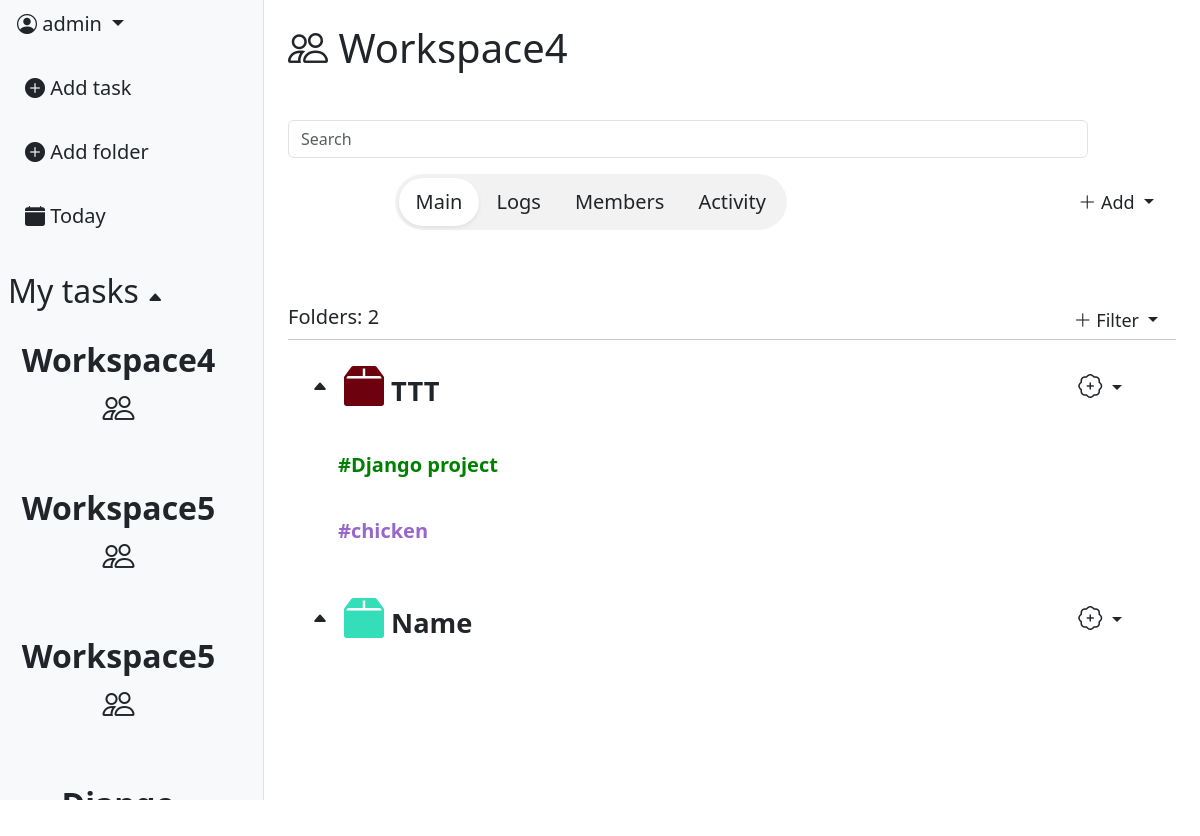
Before: /workspace/4/ (signed in) with the older database file.
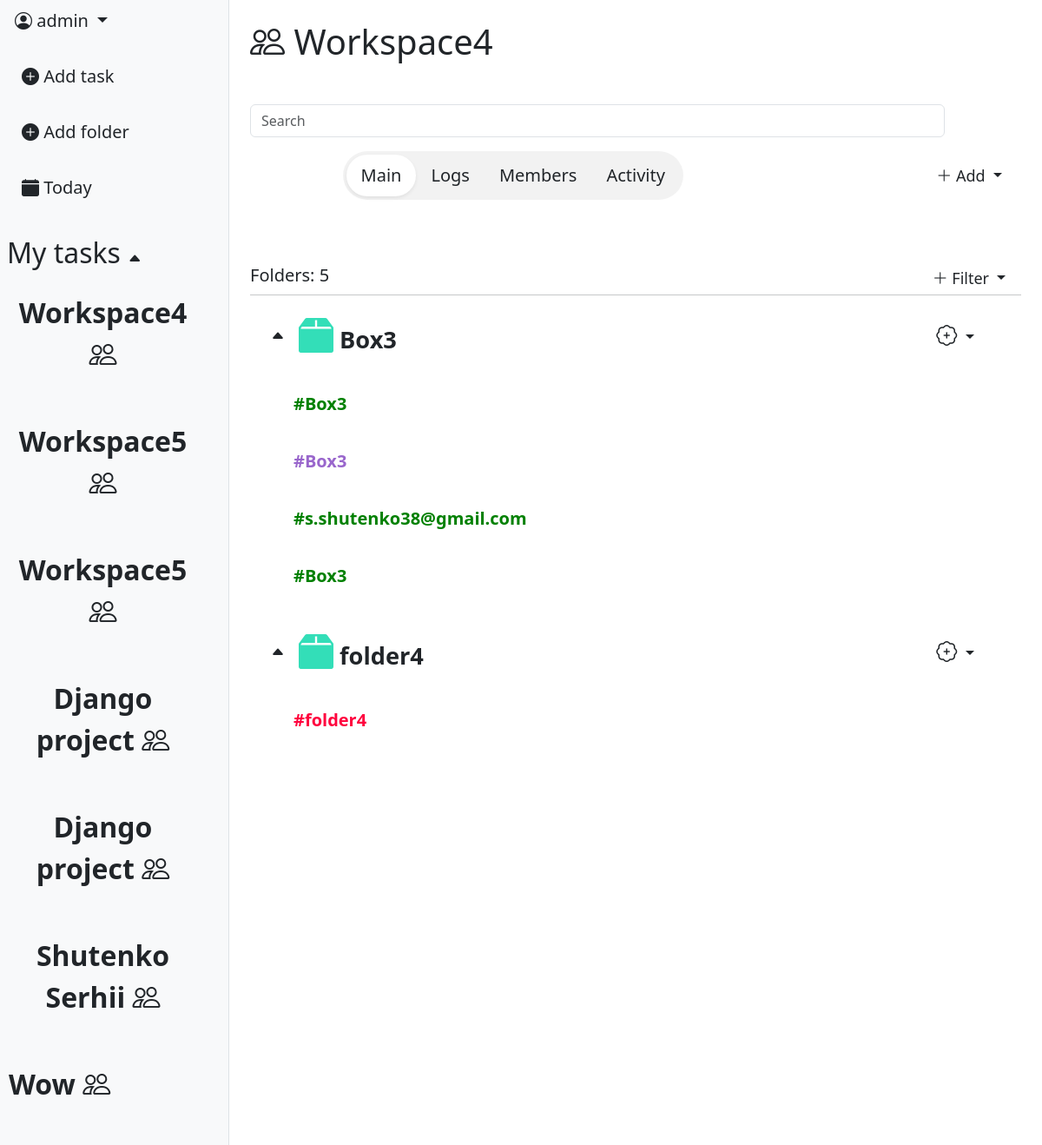
After: the same page with the newer database file.
### task_app/models.py (models this page shows, shortened)
class Workspace(models.Model):
    INVITE_PERMISSION = [
        ("owner_only", "Only owner"),
        ("owner_admin", "Owner & Admin"),
                ]
    WORKSPACE_SPACE = [
        ("one", "Just me"),
        ("two_five", "Group (2-5)"),
        ("six_fifteen", "Team (6-15)"),
    ]
    SPACE_LIMITS = {
        "one": 1,
        "two_five": 5,
        "six_fifteen": 15,
    }
    name = models.CharField(max_length=64)
    invite_role = models.CharField(max_length=16,
                                choices=INVITE_PERMISSION,
                                default='owner_admin')
    workspace_space = models.CharField(max_length=16, choices=WORKSPACE_SPACE, default='one')
    icon = models.ImageField(null=True, blank=True)
    created_at = models.DateTimeField(auto_now_add=True)
    owner = models.ForeignKey(User,
                            on_delete=models.CASCADE,
                            related_name='workspace_creator')

class Box(models.Model):
    COLOR_VARIATION_BOX = [
        ("#123F73", "🔵Deep ocean"),
        ("#D2A1FE", "🟣Violet"),
        ("#33DEB8", "🟢Aquamarine"),
        ("#6D020E", "🔴Red wine"),
        ("#FCF6A7", "🟡Sand"),
        ("#774C06", "🟤Terracotta"),
        ("#000000", "⚫Black"),
    ]
    workspace = models.ForeignKey(Workspace, on_delete=models.CASCADE)
    name = models.CharField(max_length=24)
    color = models.CharField(max_length=32, choices=COLOR_VARIATION_BOX, default="#123F73")
    created_at = models.DateTimeField(auto_now_add=True)
    creator = models.ForeignKey(User, on_delete=models.CASCADE)

class Folder(models.Model):
    COLOR_VARIATION = [
        ("#77acc7", "🔵Air blue"),
        ("#9966cc", "🟣Amethust"),
        ("#008000", "🟢Apple Green"),
        ("#ff033e", "🔴Red rose"),
        ("#ffe135", "🟡Banana yellow"),
        ("#ff6500", "🟠Sunset"),
        ("#000000", "⚫Black"),
    ]
    color = models.CharField(max_length=30, choices=COLOR_VARIATION, default="#77acc7")
    name = models.CharField(max_length=16)
    box = models.ForeignKey(Box, null=True, blank=True, on_delete=models.CASCADE, default=None, related_name='folders')
    created_at = models.DateTimeField(auto_now_add=True)
    creator = models.ForeignKey(User, on_delete=models.CASCADE)
    workspace = models.ForeignKey(Workspace, on_delete=models.CASCADE, null=True, blank=True, default=None)

### workspace_app/views.py (the view)
# urls.py: path('workspace/<int:pk>/', views.WorkspaceDetailView.as_view(), name="workspace_detail"),
class WorkspaceDetailView(LoginRequiredMixin, DetailView):
    model = Workspace
    context_object_name = "workspace"
    template_name = "workspace/workspace_detail.html"
    def get_queryset(self):
        return Workspace.objects.filter(
            members__member=self.request.user
        )
    def get_context_data(self, **kwargs):
        context = super().get_context_data(**kwargs)
        context['tab'] = self.request.GET.get('tab', 'main')
        context['boxes'] = Box.objects.filter(
            workspace=self.object
        ).prefetch_related('folders')
        context['members'] = WorkspaceMember.objects.filter(
            workspace=self.object
        ).select_related('member')
        context['folders'] = Folder.objects.filter(
            creator=self.request.user,
            box__isnull=True
        )
        context['workspaces'] = Workspace.objects.filter(
            members__member=self.request.user
        )
        context['user_role'] = WorkspaceMember.objects.get(
            workspace=self.object,
            member=self.request.user
        ).role
        context["box_form"] = BoxForm()
        context["folders_count"] = Folder.objects.filter(workspace=self.object).count()
        context['task_form'] = TaskForm()
        context['folder_form'] = FolderForm()
        boxes_data = []
        for box in context['boxes']:
            boxes_data.append({
                'id': box.pk,
                'name': box.name,
                'folders': [
                    {'id': f.pk, 'name': f.name}
                    for f in box.folders.all()
                ]
            })
        context['boxes_json'] = json.dumps(boxes_data)
        return context

### workspace_app/forms.py
class BoxForm(forms.ModelForm):
    class Meta:
        model = Box
        fields = ["name", "color"]
    def __init__(self, *args, **kwargs):
        super(BoxForm, self).__init__(*args, **kwargs)
        self.fields['name'].widget.attrs.update({
            "class": "form-control noborder-input content-input",
            "placeholder" : "Name"
        })
        self.fields['color'].widget.attrs.update({
            "class": "form-control transparent-input",
            "placeholder" : "Color"
        })

### templates/workspace/workspace_detail.html (shortened to what this page needs)
{% extends 'base.html' %}
{% load static %}
{% load custom_tags %}
{% block content %}
    <div class="d-flex">
        {% include 'includes/leftbar.html' %}
        <div class="p-4" style="flex: 1 1 0; min-width: 0;">
            <h1><i class="bi bi-people"></i> {{workspace.name}}</h1>
            <br>
            <div class="mb-3 mt-3" style="max-width: 800px; max-height: 200px;">
                <input type="text" class="form-control" placeholder="Search">
            </div>
            <div class="d-flex align-items-center" style="margin-left: 12%;">
                <div class="d-inline-flex p-1 rounded-pill" style="background: rgba(0, 0, 0, 0.05);">
                    <a href="?tab=main"
                        class="btn btn-lg rounded-pill px-3 {% if tab == 'main' %}bg-white shadow-sm{% endif %}">
                        Main
                    </a>
                    <a href="?tab=logs"
                        class="btn btn-lg rounded-pill px-3 {% if tab == 'logs' %}bg-white shadow-sm{% endif %}">
                        Logs
                    </a>
                    <a href="?tab=members"
                        class="btn btn-lg rounded-pill px-3 {% if tab == 'members' %}bg-white shadow-sm{% endif %}">
                        Members
                    </a>
                    <a href="?tab=activity"
                        class="btn btn-lg rounded-pill px-3 {% if tab == 'activity' %}bg-white shadow-sm{% endif %}">
                        Activity
                    </a>
                </div>
                <div class="ms-auto">
                    {% if user_role == 'owner' or user_role == 'admin' %}
                        <div class="dropdown">
                            <button class="btn btn-sm dropdown-toggle custom_priorety_select_menu_lg"
                                type="button" data-bs-toggle="dropdown">
                                <i class="bi bi-plus-lg"></i> Add
                            </button>
                        </div>
                    {% elif user_role == 'member' %}
                        <button class="btn" data-bs-toggle="modal" data-bs-target="#AddBoxModal">
                            <i class="bi bi-plus-lg"></i> Add box
                        </button>
                    {% endif %}
                </div>
            </div>
            <br><br>
            {% if tab == 'main' %}
                {% include 'workspace/main_tab.html' %}
            {% elif tab == 'logs' %}
                <p>Logs content</p>
            {% elif tab == 'members' %}
                <p>Members contetn</p>
            {% elif tab == 'activity' %}
                <p>Activity content</p>
            {% endif %}
        </div>
    </div>
{% endblock %}

### templates/includes/leftbar.html (shortened to what this page needs)
<div id="leftbar" class="bg-light border-end d-flex flex-column" style="width: 22%; height: 100vh; position: relative; overflow: hidden;">
    <div class="flex-shrink-0">
        <div class="dropdown-center mb-3">
            <button class="btn btn-lg dropdown-toggle" type="button" data-bs-toggle="dropdown" aria-expanded="false">
                <i class="bi bi-person-circle"></i>  {{ user.username }}
            </button>
        </div>
        <div class="d-flex flex-column align-items-start gap-3 ps-2">
            <a class="btn btn-lg"
                data-bs-toggle="modal"
                data-bs-target="#TaskModal"
                data-workspace-id="{{ workspace.pk }}">
                <i class="bi bi-plus-circle-fill"></i> Add task
            </a>
            <a class="btn btn-lg"
                data-bs-toggle="modal"
                data-bs-target="#FolderModal"
                data-workspace-id="{{ workspace.pk }}">
                <i class="bi bi-plus-circle-fill"></i> Add folder
            </a>
            <a class="btn btn-lg" href="{% url 'tasks:task_list' %}">
                <i class="bi bi-calendar-fill"></i> Today
            </a>
        </div>
    </div>
    <br>
    <div class="ps-2 mt-2">
        <h2 id="folders-toggle" style="cursor: pointer; user-select: none;">
            My tasks <span id="folders-arrow" class="bi bi-caret-up-fill" style="font-size: 16px;"></span>
        </h2>
    </div>
    <div id="workspace_list" style="flex: 1 1 0; min-height: 0; overflow-y: auto; overflow-x: hidden; margin-right: 10px;">
        <div class="d-flex flex-column align-items-start gap-3 ps-0">
            {% for workspace in workspaces %}
                <div class="folder-row d-flex align-items-center justify-content-between p-2 rounded">
                    <a
                    href="{% url 'workspace:workspace_detail' workspace.pk %}"
                    class="btn btn-lg ps-0"
                    style="font-size: 32px; font-weight: 600;"
                    >
                    {{ workspace.name }}  <i class="bi bi-people"></i>
                    </a>
                </div>
            {% endfor %}
        </div>
    </div>
</div>

### templates/workspace/main_tab.html (shortened to what this page needs)
<br>
<div class="d-flex align-items-center">
    <h5>Folders: {{ folders_count }}</h5>
    <div class="ms-auto">
       <div class="dropdown">
            <button class="btn btn-sm dropdown-toggle custom_priorety_select_menu_lg"
                type="button" data-bs-toggle="dropdown">
                <i class="bi bi-plus-lg"></i> Filter
            </button>
        </div>
    </div>
</div>
<hr class="m-0">
<div style="max-height: 500px; overflow-y: auto; overflow-x: hidden; padding-bottom: 140px;">
    {% for box in boxes %}
        <div class="d-flex align-items-center p-3" style="cursor: pointer; user-select: none;" onclick="toggleBox({{ box.pk }})">
            <i id="box-arrow-{{ box.pk }}" class="bi bi-caret-up-fill ms-2"></i>
            <p class="ms-3 mb-0" style="font-size: 1.7rem; font-weight: bold;">
                <i class="bi bi-box2-fill" style="font-size: 2.5rem; color: {{ box.color }};"></i>
                {{ box.name }}
            </p>
            <div class="dropdown ms-auto" onclick="event.stopPropagation()">
                <button class="btn btn-sm dropdown-toggle custom_priorety_select_menu_lg"
                    type="button" data-bs-toggle="dropdown">
                    <i class="bi bi-patch-plus" style="font-size: 1.5rem;"></i>
                </button>
            </div>
        </div>
        <div id="box-folder-{{ box.pk }}" class="ps-4 pb-2" style="overflow: hidden; transition: 0.3s;">
            {% for folder in box.folders.all %}
                <div class="folder-row d-flex align-items-center justify-content-between p-2 rounded">
                    <a
                        href="{% url 'workspace:folder-detail' pk=box.workspace.pk folder_id=folder.pk %}"
                        class="btn btn-lg"
                        style="color: {{ folder.color }}; font-weight: bold;"
                        >
                        #{{ folder.name }}
                    </a>
                </div>
            {% endfor%}
        </div>
    {% empty %}
        <p class="text-muted text-center mt-4">No boxes yet</p>
    {% endfor %}
</div>

Changed rows visible on the page:
removed Box: name "TTT"
removed Folder: name "Django project", shown under "TTT"
removed Folder: name "chicken", color "#9966cc" (drawn), shown under "TTT"
removed Box: name "Name"
now on this page (row unchanged): Workspace: name "Django project"
now on this page (row unchanged): Workspace: name "Django project"
now on this page (row unchanged): Workspace: name "Shutenko Serhii"
now on this page (row unchanged): Workspace: name "Wow"
added Box: name "Box3"
added Folder: name "Box3"
added Folder: name "Box3", color "#9966cc" (drawn)
added Folder: name "s.shutenko38@gmail.com", shown under "Box3"
added Folder: name "Box3"
added Box: name "folder4"
added Folder: name "folder4", color "#ff033e" (drawn)
Other visible differences:
{{ folders_count }}: "2" → "5"
